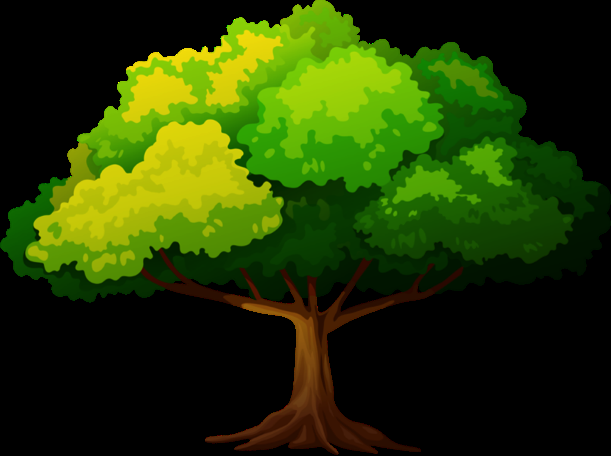
%> input picture ONIP-FISA/_old/sequence3_detramage/images/arbre.png, 611 x 456 px
$ octave sequence3_detramage_iogs.m   (GNU Octave 9; MATLAB toolbox functions it lacks are replaced by stand-ins)
%> lines starting %> are read from the running program, lines starting %| are printed output that depends on the picture
clear all
close all

%% Affichage image
image = imread('arbre.png'); % image non tramée
%> image is the input picture: size 456x611x3 uint8; mean R, G, B 36.7, 57.3, 1.6
%image = imread('chat.jpeg'); % image déjà tramée
%image = imread('univ.png'); % image déjà tramée à certain endroit

image = image(:,:,1);
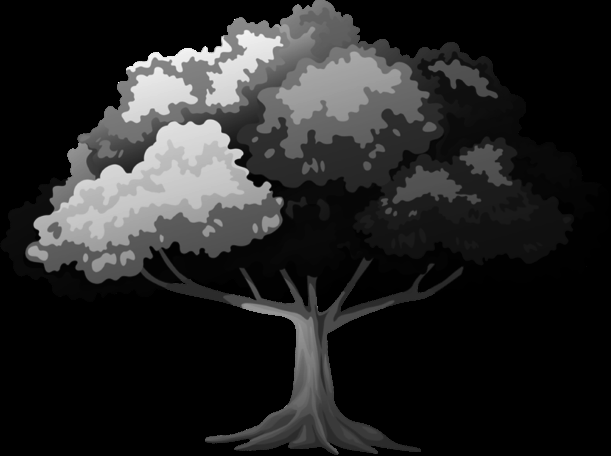
%> image: size 456x611 uint8; min 0, max 255, mean 36.7

x = linspace(1,size(image,1),size(image,1));
%> x = 456 values from 1 to 456
y = linspace(1,size(image,2),size(image,2));
%> y = 611 values from 1 to 611

[X,Y] = meshgrid(y,x);

% ----------------- tramage d'une image non tramée
pasX = 5; pasY = 1000; amp = 10;
trame = amp*(1 + cos(2.*pi./pasX.*X + 2.*pi./pasY.*Y));

image = double(image) + trame;
%> image: size 456x611 double
%------------------

figure('position',[100 100 1250 950],'color','w'),
colormap(gray(256))
subplot(2,2,1), imagesc(image)

%% TF image
TF_image = fftshift(fft2(image));
subplot(2,2,2), imagesc(20*log10(abs(TF_image)))
%> after `imagesc(20*log10(abs(TF_image)))`:
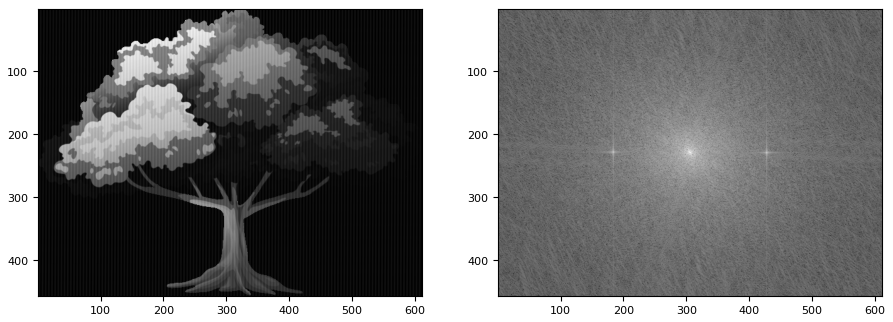
%> figure redrawn from the program's plot data, 2 panels
% VisudB(TF_image,-100)

%% Masquage à la souris (centre puis bord)

%> (the run ends here)

$ run again, with ONIP-FISA/_old/sequence3_detramage/images/chat.jpeg saved as ONIP-FISA/_old/sequence3_detramage/images/arbre.png
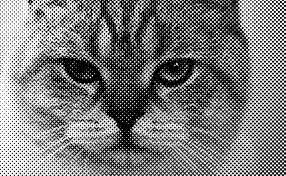
%> input picture ONIP-FISA/_old/sequence3_detramage/images/chat.jpeg, 286 x 176 px
%> image is the input picture: size 176x286x3 uint8; min 0, max 255, mean 123.8
%> `imagesc(20*log10(abs(TF_image)))`:
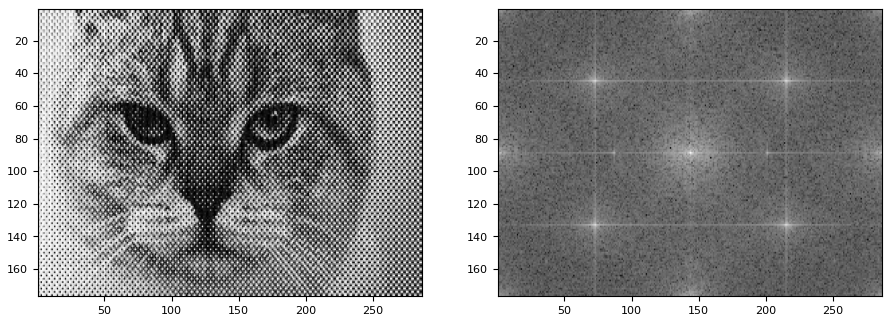
%> figure redrawn from the program's plot data, 2 panels
